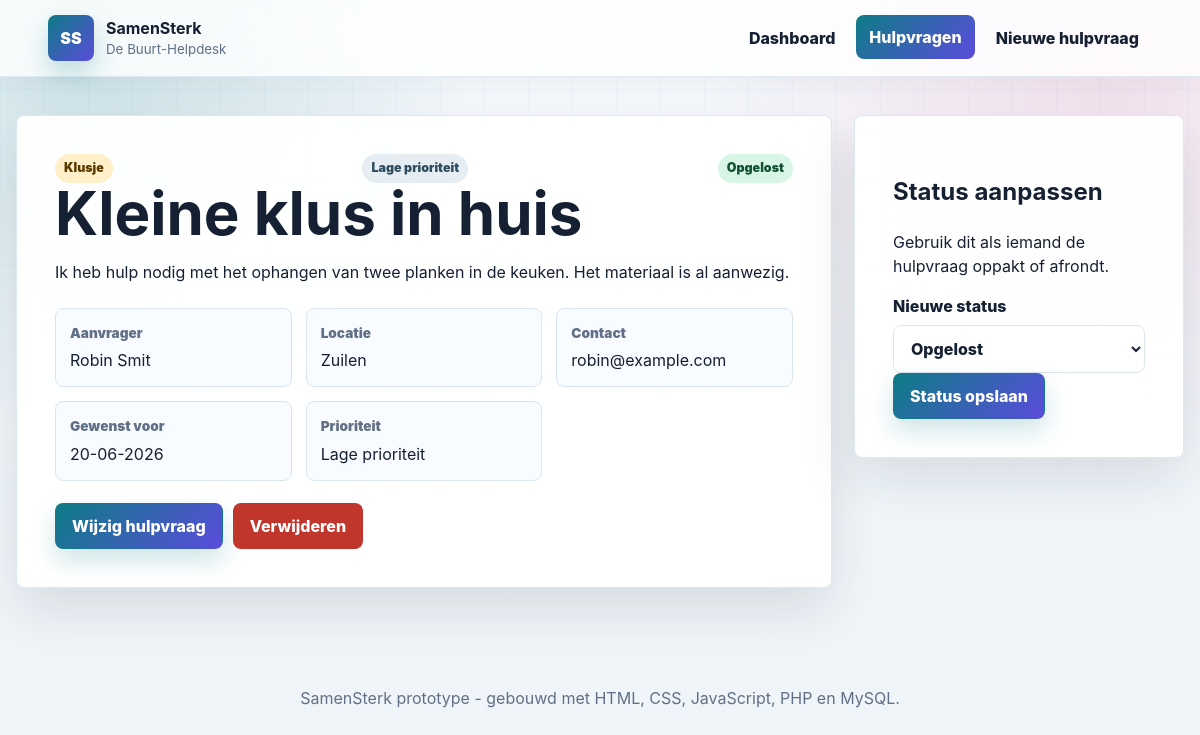
Screenshot of /request.php?id=4 with the database file from the repository.
### tables this page shows
CREATE TABLE help_requests (
  id INT UNSIGNED AUTO_INCREMENT PRIMARY KEY,
  title VARCHAR(120) NOT NULL,
  description TEXT NOT NULL,
  category VARCHAR(40) NOT NULL,
  requester_name VARCHAR(80) NOT NULL,
  location VARCHAR(100) NOT NULL,
  contact VARCHAR(120) NOT NULL,
  priority ENUM('laag', 'normaal', 'hoog') NOT NULL DEFAULT 'normaal',
  needed_by DATE NULL,
  status ENUM('open', 'in_behandeling', 'opgelost') NOT NULL DEFAULT 'open',
  created_at TIMESTAMP NOT NULL DEFAULT CURRENT_TIMESTAMP,
  updated_at TIMESTAMP NOT NULL DEFAULT CURRENT_TIMESTAMP ON UPDATE CURRENT_TIMESTAMP
);

### config/database.php (called while the page is built, shortened)
<?php
$dbConfig = [
    'host' => 'localhost',
    'database' => 'samensterk',
    'username' => 'root',
    'password' => '',
    'charset' => 'utf8mb4',
];
function db(): PDO
{
    global $dbConfig;
    $dsn = sprintf(
        'mysql:host=%s;dbname=%s;charset=%s',
        $dbConfig['host'],
        $dbConfig['database'],
        $dbConfig['charset']
    );
    $pdo = new PDO($dsn, $dbConfig['username'], $dbConfig['password'], [
        PDO::ATTR_ERRMODE => PDO::ERRMODE_EXCEPTION,
        PDO::ATTR_DEFAULT_FETCH_MODE => PDO::FETCH_ASSOC,
        PDO::ATTR_EMULATE_PREPARES => false,
    ]);
    return $pdo;
}

### includes/helpers.php (called while the page is built, shortened)
<?php
require_once __DIR__ . '/../config/database.php';
function e(?string $value): string
{
    return htmlspecialchars((string) $value, ENT_QUOTES, 'UTF-8');
}
function status_label(string $status): string
{
    return match ($status) {
        'open' => 'Open',
        'in_behandeling' => 'In behandeling',
        'opgelost' => 'Opgelost',
        default => 'Onbekend',
    };
}
function status_class(string $status): string
{
    return match ($status) {
        'open' => 'status-open',
        'in_behandeling' => 'status-progress',
        'opgelost' => 'status-done',
        default => '',
    };
}
function priority_label(string $priority): string
{
    return match ($priority) {
        'laag' => 'Lage prioriteit',
        'normaal' => 'Normaal',
        'hoog' => 'Hoge prioriteit',
        default => 'Normaal',
    };
}
function priority_class(string $priority): string
{
    return match ($priority) {
        'laag' => 'priority-low',
        'normaal' => 'priority-normal',
        'hoog' => 'priority-high',
        default => 'priority-normal',
    };
}
function find_request(int $id): ?array
{
    $statement = db()->prepare('SELECT * FROM help_requests WHERE id = :id');
    $statement->execute(['id' => $id]);
    $request = $statement->fetch();
    return $request ?: null;
}
function format_date(?string $date): string
{
    return date('d-m-Y', strtotime($date));
}

### request.php (the view, shortened to what this page needs)
<?php
require_once __DIR__ . '/includes/helpers.php';
$id = (int) ($_GET['id'] ?? 0);
$request = $id > 0 ? find_request($id) : null;
require __DIR__ . '/includes/header.php';
?>
<?php if ($request === null): ?>
    <section class="empty-state">
        <h1>Hulpvraag niet gevonden</h1>
        <p>Deze hulpvraag bestaat niet meer of de link klopt niet.</p>
        <a class="button primary" href="requests.php">Terug naar overzicht</a>
    </section>
<?php else: ?>
    <section class="detail-layout">
        <article class="detail-card">
            <div class="card-topline">
                <span class="category"><?= e($request['category']) ?></span>
                <span class="priority <?= e(priority_class($request['priority'])) ?>"><?= e(priority_label($request['priority'])) ?></span>
                <span class="status <?= e(status_class($request['status'])) ?>"><?= e(status_label($request['status'])) ?></span>
            </div>
            <h1><?= e($request['title']) ?></h1>
            <p><?= nl2br(e($request['description'])) ?></p>
            <dl class="detail-list">
                <div>
                    <dt>Aanvrager</dt>
                    <dd><?= e($request['requester_name']) ?></dd>
                </div>
                <div>
                    <dt>Locatie</dt>
                    <dd><?= e($request['location']) ?></dd>
                </div>
                <div>
                    <dt>Contact</dt>
                    <dd><?= e($request['contact']) ?></dd>
                </div>
                <div>
                    <dt>Gewenst voor</dt>
                    <dd><?= e(format_date($request['needed_by'])) ?></dd>
                </div>
                <div>
                    <dt>Prioriteit</dt>
                    <dd><?= e(priority_label($request['priority'])) ?></dd>
                </div>
            </dl>
            <div class="form-actions">
                <a class="button primary" href="edit.php?id=<?= (int) $request['id'] ?>">Wijzig hulpvraag</a>
                <form method="post" action="delete.php" data-confirm="Weet je zeker dat je deze hulpvraag wilt verwijderen?">
                    <button class="button danger" type="submit">Verwijderen</button>
                </form>
            </div>
        </article>
        <aside class="status-panel">
            <h2>Status aanpassen</h2>
            <p>Gebruik dit als iemand de hulpvraag oppakt of afrondt.</p>
            <form method="post" action="update_status.php">
                <label>
                    Nieuwe status
                    <select name="status">
                        <?php foreach (STATUSES as $status): ?>
                            <option value="<?= e($status) ?>" <?= $request['status'] === $status ? 'selected' : '' ?>>
                                <?= e(status_label($status)) ?>
                            </option>
                        <?php endforeach; ?>
                    </select>
                </label>
                <button class="button primary" type="submit">Status opslaan</button>
            </form>
        </aside>
    </section>
<?php endif; ?>
<?php require __DIR__ . '/includes/footer.php'; ?>

### assets/style.css (style rules this page uses)
:root { --bg: #f3f7fb; --bg-deep: #0f172a; --surface: #ffffff; --surface-soft: #f8fbff; --text: #162033; --muted: #617086; --line: #dbe5ef; --primary: #0e7c86; --primary-dark: #075963; --secondary: #5b4bdb; --accent: #ffb84d; --mint: #26b890; --pink: #e94f8a; --danger: #c0362c; --shadow: 0 22px 55px rgba(17, 30, 52, 0.12); --shadow-soft: 0 14px 32px rgba(17, 30, 52, 0.08); font-family: Inter, Segoe UI, Arial, Helvetica, sans-serif; }
* { box-sizing: border-box; }
html { scroll-behavior: smooth; }
body { min-height: 100vh; margin: 0; color: var(--text); background: radial-gradient(circle at 8% 8%, rgba(14, 124, 134, 0.17), transparent 28%), radial-gradient(circle at 92% 10%, rgba(233, 79, 138, 0.13), transparent 30%), linear-gradient(180deg, #f8fbff 0%, var(--bg) 46%, #eef4f8 100%); line-height: 1.5; }
body::before { position: fixed; inset: 0; z-index: -1; pointer-events: none; content: ""; background-image: linear-gradient(rgba(14, 124, 134, 0.05) 1px, transparent 1px), linear-gradient(90deg, rgba(14, 124, 134, 0.05) 1px, transparent 1px); background-size: 44px 44px; mask-image: linear-gradient(180deg, rgba(0, 0, 0, 0.65), transparent 72%); }
a { color: var(--primary); text-decoration: none; }
.hero, .content-section, .form-card, .detail-card, .status-panel, .empty-state, .setup-error { border: 1px solid rgba(219, 229, 239, 0.92); border-radius: 8px; box-shadow: var(--shadow); }
.content-section, .form-card, .detail-card, .status-panel, .empty-state, .setup-error { background: rgba(255, 255, 255, 0.94); }
.hero, .content-section, .form-card, .detail-card, .status-panel, .empty-state, .setup-error { padding: clamp(22px, 4vw, 38px); }
.hero h1, .page-title h1, .detail-card h1 { margin: 0 0 14px; font-size: clamp(2.2rem, 5vw, 4.7rem); line-height: 1.02; }
.hero-actions, .form-actions, .card-actions, .trust-row { display: flex; flex-wrap: wrap; gap: 10px; align-items: center; margin-top: 22px; }
.button { display: inline-flex; min-height: 44px; align-items: center; justify-content: center; border: 1px solid transparent; border-radius: 8px; padding: 10px 16px; font: inherit; font-weight: 850; cursor: pointer; transition: transform 170ms ease, box-shadow 170ms ease, background 170ms ease, border-color 170ms ease; }
.button.primary { color: #fff; background: linear-gradient(135deg, var(--primary), var(--secondary)); box-shadow: 0 12px 24px rgba(14, 124, 134, 0.2); }
.button.danger { color: #fff; background: var(--danger); }
.card-topline, .meta { display: flex; flex-wrap: wrap; gap: 8px; align-items: center; justify-content: space-between; }
.category, .status, .priority { border-radius: 999px; padding: 5px 9px; font-size: 0.78rem; font-weight: 900; }
.category { color: #5b3a00; background: #fff0c9; }
.status-done { color: #0f5132; background: #d9f5e6; }
.priority-low { color: #2f4d5e; background: #e6eef4; }
label { display: grid; gap: 7px; color: var(--text); font-weight: 800; }
input, select, textarea { width: 100%; border: 1px solid var(--line); border-radius: 8px; padding: 12px 13px; color: var(--text); background: #fff; font: inherit; transition: border-color 160ms ease, box-shadow 160ms ease, transform 160ms ease; }
.detail-layout { display: grid; grid-template-columns: minmax(0, 1fr) 330px; gap: 22px; align-items: start; }
.detail-list { display: grid; grid-template-columns: repeat(3, 1fr); gap: 14px; margin: 24px 0 0; }
.detail-list div { border: 1px solid var(--line); border-radius: 8px; padding: 14px; background: var(--surface-soft); }
.detail-list dt { color: var(--muted); font-size: 0.85rem; font-weight: 900; }
.detail-list dd { margin: 5px 0 0; }

### rows the page displays
help_requests: category "Klusje", priority "Lage prioriteit", status "Opgelost", title "Kleine klus in huis", description "Ik heb hulp nodig met het ophangen van twee planken in de keuken. Het materiaal is al aanwezig.", requester_name "Robin Smit", location "Zuilen", contact "robin@example.com", needed_by "20-06-2026"

### other values shown
form field status "Opgelost"
